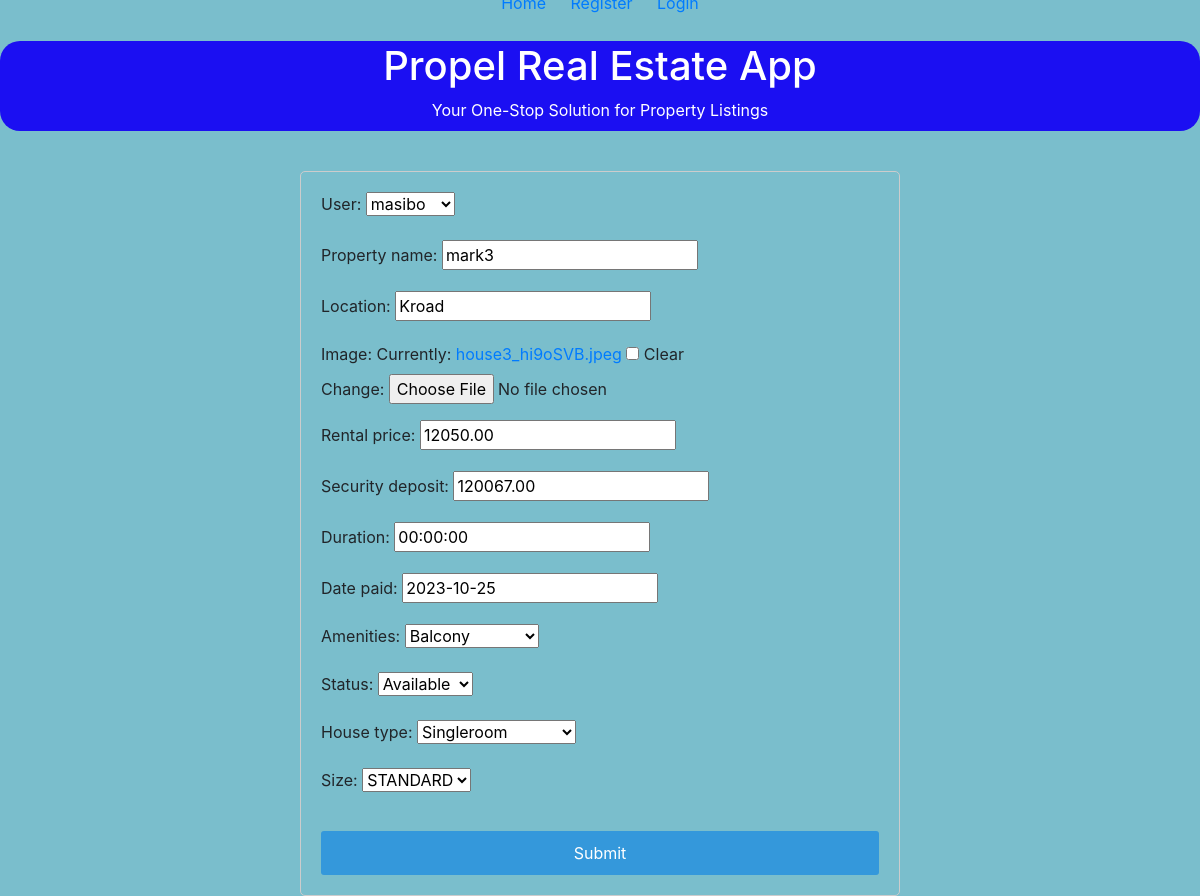
/update_listing/1/, run on an earlier commit of the app's database.
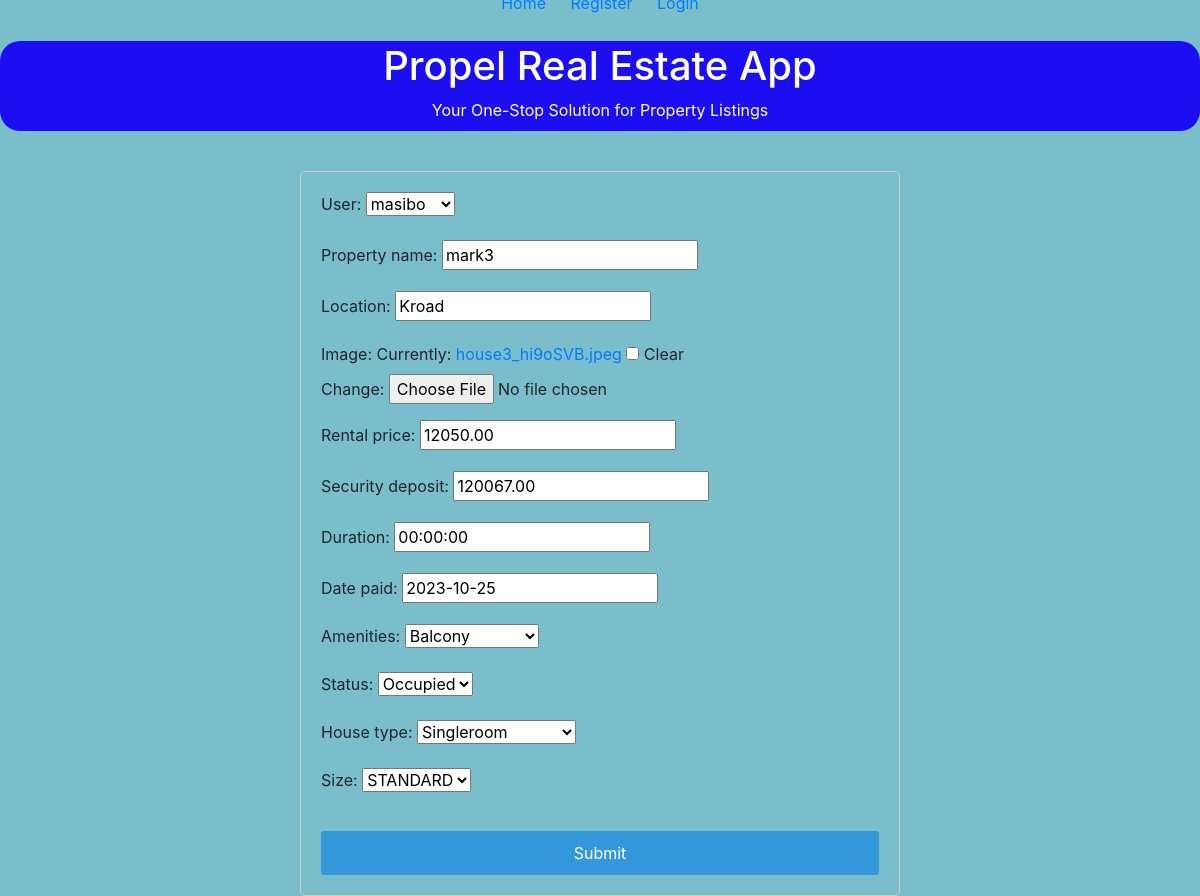
And on a later commit of the database.
### coreApp/models.py (models this page shows, shortened)
class Property_model(models.Model):
    user = models.ForeignKey(User, on_delete=models.CASCADE, related_name='property')
    property_name = models.CharField(max_length=255)
    location = models.CharField(max_length=50)
    image = models.ImageField(blank=True, null=True)
    rental_price = models.DecimalField(max_digits=10, decimal_places=2)
    security_deposit = models.DecimalField(max_digits=10, decimal_places=2)
    start_date = models.start_date = datetime.now()
    end_date = models.end_date = datetime.now()
    duration = models.DurationField()
    date_paid = models.DateField(blank=True, null=True)
    AMENITIES_CHOICES = [
        ('Balcony','Balcony'),
        ('Gym','Gym'),
        ('SwimmingPool','SwimmingPool')]
    STATUS_CHOICES=[
        ('Available','Available'),
        ('Occupied', 'Occupied') ]
    HOUSE_SIZE = [('STANDARD','STANDARD'),
                  ('Spacious','Spacious')]
    TYPE_OF_HOUSE =[('Singleroom','Singleroom'),
                    ('Bedsitter','Bedsitter'),
                    ('Onebedroom','Onebedroom'),
                    ('Twobedroom','Twobedroom'),
                    ('Threebedroom','Threebedroom'),
                    ('Fourbedroom','Fourbedroom'),
                    ('Studio','Studio'),
                    ('Commercialshops','Commercialshops')]
    amenities = models.TextField(choices=AMENITIES_CHOICES)
    status = models.TextField(choices=STATUS_CHOICES)
    house_type = models.CharField(max_length=50,choices=TYPE_OF_HOUSE)
    size = models.CharField(max_length=50,choices=HOUSE_SIZE)

### coreApp/views.py (the view)
# urls.py: path('update_listing/<int:pk>/', listing_update, name='update_listing'),
def listing_update(request, pk):
    listing = Property_model.objects.get(id=pk)
    form = ListingForm(instance=listing)
    if request.method == "POST":
        form = ListingForm(request.POST, instance=listing, files=request.FILES)
        if form.is_valid():
            form.save()
            return redirect("coreApp:listing_all")
    context = {"form": form}
    return render(request, "listing_update.html", context)

### coreApp/forms.py
class ListingForm(ModelForm):
    class Meta:
        model = Property_model
        fields = '__all__'

### coreApp/templates/listing_update.html (shortened to what this page needs)
{% include 'commons/base.html' %}
{% block content %}
<!DOCTYPE html>
<html lang="en">
<head>
  <link href="https://stackpath.bootstrapcdn.com/bootstrap/4.5.2/css/bootstrap.min.css" rel="stylesheet">
</head>
<body>
  <div class="form-container">
    <form method="post" enctype="multipart/form-data">
      <div class="form-group">
        {{ form.as_p }}
      </div>
      <button type="submit" class="btn btn-primary">Submit</button>
    </form>
  </div>
</body>
</html>
{% endblock %}

What changed in the data, as far as the page shows it:
changed Property_model "masibo": status "Available" → "Occupied"
